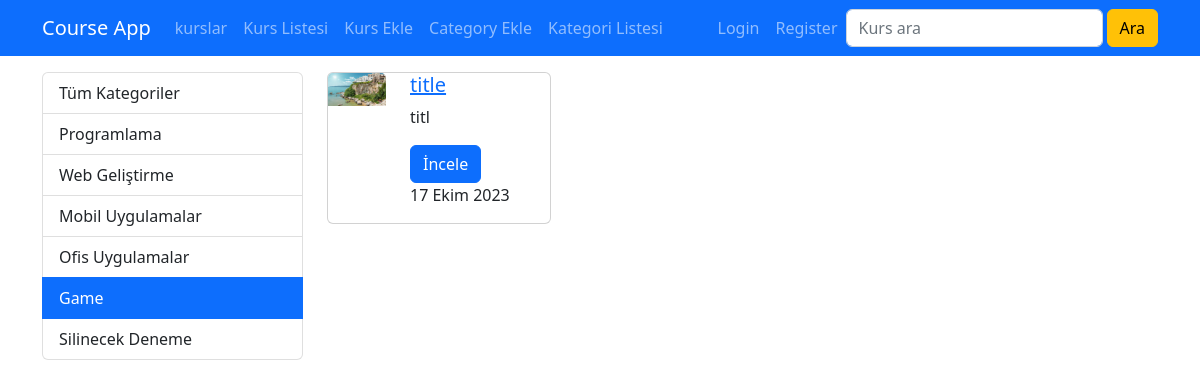
Before: /kurs/kategori/game with the older database file.
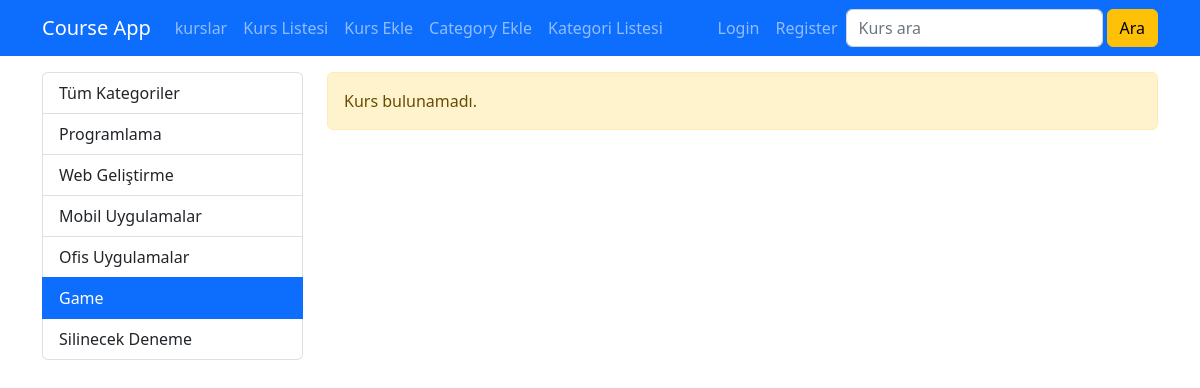
After: the same page with the newer database file.
### courses/models.py (models this page shows, shortened)
class Category(models.Model):
    name = models.CharField(max_length=40)
    slug = models.SlugField(default="", db_index=True, null= False, unique=True, max_length=50)

class course(models.Model):
    title = models.CharField(max_length=50)
    description = models.TextField()
    image = models.ImageField(upload_to="images", default="")
    date = models.DateField(auto_now=True)
    isActive = models.BooleanField(default=False)
    isHome = models.BooleanField(default=False)
    slug = models.SlugField(default="",blank=True,  null=False, unique=True, db_index=True)
    categories =models.ManyToManyField(Category)

### courses/views.py (the view)
# urls.py: path("kategori/<slug:slug>", views.getCoursesByCategory, name="courses_by"),
def getCoursesByCategory(request,slug):
        kurslar = course.objects.filter(categories__slug=slug, isActive=True).order_by("date")
        kategoriler = Category.objects.all()
        paginator = Paginator(kurslar, 2)
        page = request.GET.get('page', 1)
        page_obj = paginator.page(page)
        return render(request, 'courses/list.html', {
        'categories' : kategoriler,
        'courses' : page_obj,
        'selected_category' : slug
        })

### courses/templates/courses/list.html (shortened to what this page needs)
{% extends "layout.html" %}
{% load static %}
{% block body %}
<div class="container mt-3">
    <div class="row">
        <div class="col-3" >
          {% include "courses/partials/_category.html" %}
        </div>
        <div class="col-9">
        {% if courses|length == 0 %}
            <div class="alert alert-warning">Kurs bulunamadı.</div>
        {% endif %}
          {% for cours in courses %}
                  {% include "courses/partials/_course.html" %}
          {% endfor %}
          </div>
    </div>
</div>
{% endblock body %}

### courses/templates/courses/partials/_category.html
  <div class="list-group">
    <a href="/kurs" class="list-group-item list-group-item-action{% if selected_category is None %} active{% endif %}">Tüm Kategoriler</a>
    {% for categor in categories %}
       <a href="{% url 'courses_by' categor.slug %}" class="list-group-item list-group-item-action {% if selected_category == categor.slug %} active{% endif %}" >{{categor.name|title}}</a>
       {% endfor %}
 </div>

### courses/templates/courses/partials/_course.html (shortened to what this page needs)
{% load static %}
<div class="card mb-3" style="width: 14rem;">
    <div class="row">
        <div class="col-4 ">
            <img class="card-img-top" src="{{ cours.image.url }}" alt="{{cours.title}}">
        </div>
        <div class="col-8 ">
          <h5 class="card-title">
              <a href="{% url 'course_details' cours.slug  %}">
                  {{cours.title}}
              </a>
          </h5>
          <p class="card-text">{{cours.description|truncatechars:10}}</p>
          <a href="{% url 'course_details' cours.slug %}" class="btn btn-primary">İncele</a>
          <p>{{cours.date}}</p>
        </div>
    </div>
  </div>

Changed rows visible on the page:
removed course: image (picture), title "title", description "titl", date "17 Ekim 2023"
Other visible differences:
text now shown: "Kurs bulunamadı."
